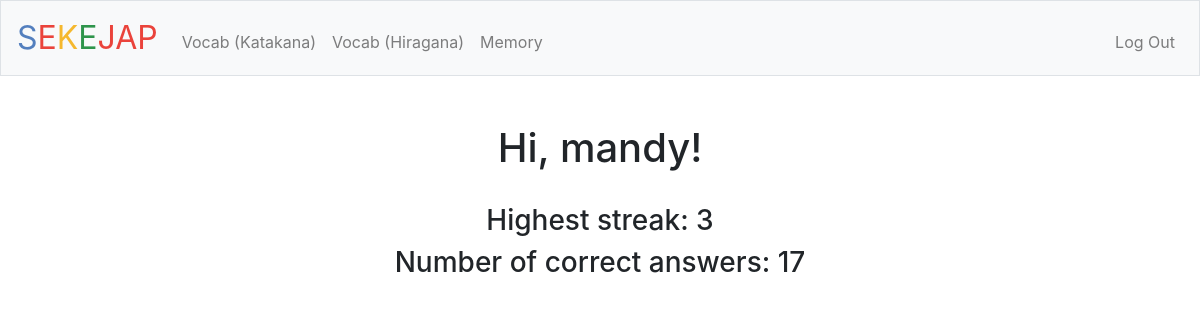
The page / (signed in) on the database its author committed.
### tables this page shows
CREATE TABLE 'users' ('id' INTEGER PRIMARY KEY AUTOINCREMENT NOT NULL, 'username' TEXT NOT NULL, 'hash' TEXT NOT NULL, 'score' INTEGER NOT NULL DEFAULT 0, 'streak' INTEGER NOT NULL DEFAULT 0);

### application.py (the view)
@app.route("/")
@login_required
def index():
    rows = db.execute("SELECT * FROM users WHERE id = :id",
                          id=session["user_id"])
    load_kata_csv()
    load_hira_csv()
    return render_template("index.html", rows=rows)

### application.py (called while the page is built)
@app.after_request
def after_request(response):
    response.headers["Cache-Control"] = "no-cache, no-store, must-revalidate"
    response.headers["Expires"] = 0
    response.headers["Pragma"] = "no-cache"
    return response

def load_kata_csv():
    db.execute("UPDATE words SET done = :done", done=0)
    rows = db.execute("SELECT * FROM words WHERE id = :id", id=61)
    if len(rows) != 1:
        input_file = csv.DictReader(open('kata_list.csv'))
        for row in input_file:
            db.execute("INSERT INTO words (katakana, english) VALUES(:katakana, :english)", katakana=row['katakana'], english=row['english'])

def load_hira_csv():
    db.execute("UPDATE hiravocab SET done = :done", done=0)
    rows = db.execute("SELECT * FROM hiravocab WHERE id = :id", id=23)
    if len(rows) != 1:
        input_file = csv.DictReader(open('hira_list.csv'))
        for row in input_file:
            db.execute("INSERT INTO hiravocab (hiragana, english, kanji) VALUES(:hiragana, :english, :kanji)", hiragana=row['hiragana'], english=row['english'], kanji=row['kanji'])

### helpers.py (called while the page is built)
def login_required(f):
    @wraps(f)
    def decorated_function(*args, **kwargs):
        if session.get("user_id") is None:
            return redirect("/login")
        return f(*args, **kwargs)
    return decorated_function

### templates/index.html (shortened to what this page needs)
{% extends "layout.html" %}
{% block main %}
    <h1>Hi, {{ rows[0]["username"] }}!</h1>
    <br>
    <h3>Highest streak: {{ rows[0]["streak"] }}</h3>
    <h3>Number of correct answers: {{ rows[0]["score"] }}</h3>
{% endblock %}

### templates/layout.html (shortened to what this page needs)
<!DOCTYPE html>
<html lang="en">
    <head>
        <link href="https://maxcdn.bootstrapcdn.com/bootstrap/4.1.3/css/bootstrap.min.css" rel="stylesheet">
        <link href="/static/styles.css" rel="stylesheet">
    </head>
    <body>
        <nav class="navbar navbar-expand-md navbar-light bg-light border">
            <a class="navbar-brand" href="/"><span class="blue">S</span><span class="red">E</span><span class="yellow">K</span><span class="green">E</span><span class="red">JAP</span></a>
            <div class="collapse navbar-collapse" id="navbar">
                {% if session.user_id %}
                    <ul class="navbar-nav mr-auto mt-2">
                        <li class="nav-item"><a class="nav-link" href="/vocab">Vocab (Katakana)</a></li>
                        <li class="nav-item"><a class="nav-link" href="/hiragana_vocab">Vocab (Hiragana)</a></li>
                        <li class="nav-item"><a class="nav-link" href="/memory">Memory</a></li>
                    </ul>
                    <ul class="navbar-nav ml-auto mt-2">
                        <li class="nav-item"><a class="nav-link" href="/logout">Log Out</a></li>
                    </ul>
                {% else %}
                    <ul class="navbar-nav ml-auto mt-2">
                        <li class="nav-item"><a class="nav-link" href="/register">Register</a></li>
                        <li class="nav-item"><a class="nav-link" href="/login">Log In</a></li>
                    </ul>
                {% endif %}
            </div>
        </nav>
        <main class="container p-5">
            {% block main %}{% endblock %}
        </main>
    </body>
</html>

### static/styles.css (style rules this page uses)
nav .navbar-brand { font-size: xx-large; }
nav .navbar-brand .blue { color: #537fbe; }
nav .navbar-brand .red { color: #ea433b; }
nav .navbar-brand .yellow { color: #f5b82e; }
nav .navbar-brand .green { color: #2e944b; }
main { overflow-x: auto; text-align: center; }

### rows shown on the page
users: username "mandy", streak "3", score "17"
